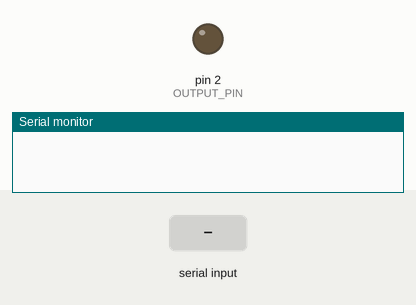
The sketch below on a simulated Arduino Uno, built with avr-gcc and run on an emulated ATmega328P. Parts: output pins drawn as LEDs (lit = HIGH), the last lines printed to the serial monitor. Inputs (shaded band) come from the test bench.

Above: at 1.2 s.
1.3 s: "90,45\n" received over Serial
At 1.4 s:
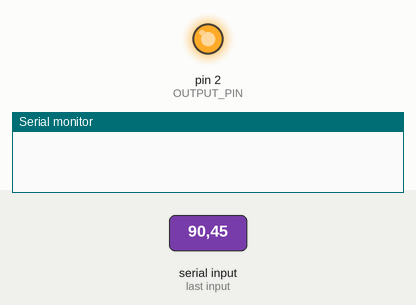
3.0 s: "200\n" received over Serial
At 3.6 s:
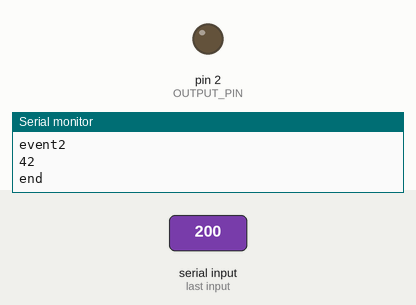
Timing chart, 0 to 6.0 s (numbered marks = the images above; inputs shaded):
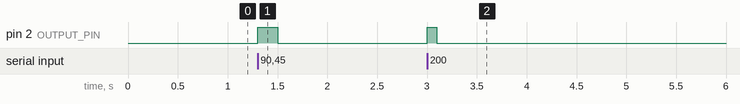

The sketch:

firmware.ino
```cpp
/*	SyncMaster device firmware

	Oxford Neural Interfacing
	Written by Conor Keogh
	conor.keogh@nds.ox.ac.uk
	16/04/2023

	Monitors serial ports
	Sends trigger pulse over output port based on incoming message
	Responses and ports set in configuration.h
*/

// Import drivers
#include "syncmaster.h"

// Instantiate device object
SyncMaster syncmaster;

// Initialise
void setup() {
	// Initialise hardware
	syncmaster.init();
}

// Run main loop
void loop() {
	// Run device
	syncmaster.run();
}
```

syncmaster.cpp
```cpp
/*	SyncMaster device driver

	Oxford Neural Interfacing
	Written by Conor Keogh
	conor.keogh@nds.ox.ac.uk
	16/04/2023
*/

#include "syncmaster.h"

/* Constructor */
SyncMaster::SyncMaster() {
	// No constructor
}

/* Initialise
   Set up serial communication and set pins */
void SyncMaster::init() {
	// Initialise serial
	Serial.begin(BAUDRATE);

	// Set target pin as output
	pinMode(OUTPUT_PIN, OUTPUT);

	// Set output to low
	digitalWrite(OUTPUT_PIN, LOW);
}

/* Run device
   Wait for input on serial port
   When received, record message then parse and respond */
void SyncMaster::run() {
	// Reset state
	newData = false;
	idx = 0;

	// Wait until message received
	while (!Serial.available()) {}

	// Read in message
	while (Serial.available() && newData == false) {
		// Read in next byte
		current_byte = Serial.read();

		// Check if end of current string
		if (current_byte != endMarker) {
			// Save current byte
			message[idx] = current_byte;
			idx++;

			// Avoid overflow
			if (idx >= 32) { idx = 31; }
		}
		else {
			// Save end of message
			message[idx] = '\0';
			newData = true;
		}
	}

	// Parse received message
	parseMessage();
}

/* Start signal
   Send signal to indicate start of trial */
void SyncMaster::start() {
	// Send signal
	sendPulse(STARTPULSE);
  Serial.println("start");
}

/* End signal
   Send signal to indicate start of trial */
void SyncMaster::end() {
	// Send signal
	sendPulse(ENDPULSE);
   Serial.println("end");
}

/* Event 1 signal
   Send signal to indicate event 1 */
void SyncMaster::event1() {
	// Send signal
	sendPulse(EVENT1PULSE);
  Serial.println("event1");
}

/* Event 2 signal
   Send signal to indicate event 2 */
void SyncMaster::event2() {
	// Send signal
	sendPulse(EVENT2PULSE);
  Serial.println("event2");
}

/* Parse input
   Interpret received message and trigger response */
void SyncMaster::parseMessage() {
	// Get input message
	int message_parsed = atoi(message);

	// Parse input and respond
	if (message_parsed == STARTMARKER) { start(); }
	else if (message_parsed == ENDMARKER) { end(); }
	else if (message_parsed == EVENT1) { event1(); }
	else if (message_parsed == EVENT2) { event2(); }
	else if (message_parsed == HOST_MESSAGE) { acknowledge(); }
}

/* Send output signal
   Sets target pin high for specified duration */
void SyncMaster::sendPulse(int pulsewidth) {
	// Set pin high
	digitalWrite(OUTPUT_PIN, HIGH);

	// Wait for specified duration
	delay(pulsewidth);

	// Set pin low
	digitalWrite(OUTPUT_PIN, LOW);
}

/* Acknowledge host message
   If host message received, respond with acknowledge signal
   Allows device to be automatically identified by host drivers */
void SyncMaster::acknowledge() {
	// Send acknowledge message over serial
	Serial.println(ACKNOWLEDGE);
}
```

syncmaster.h
```cpp
/*	SyncMaster device driver

	Oxford Neural Interfacing
	Written by Conor Keogh
	conor.keogh@nds.ox.ac.uk
	16/04/2023
*/

// Ensure library only included once
#ifndef syncmaster_h
#define syncmaster_h

/* Include base library */
#include <Arduino.h>

/* Define physical pin IDs */
#define OUTPUT_PIN 2

/* Define messages to respond to */
#define STARTMARKER 1
#define ENDMARKER 2
#define EVENT1 3
#define EVENT2 4

/* Define trigger pulse width (milliseconds) */
#define STARTPULSE 50
#define ENDPULSE 100
#define EVENT1PULSE 150
#define EVENT2PULSE 200

/* Define host acknowledge messages */
#define HOST_MESSAGE 5
#define ACKNOWLEDGE 42

/* Define COM port settings */
#define BAUDRATE 115200

// Library interface
class SyncMaster {
	// Public interface
	public:
		SyncMaster();	// Constructor
		void init();	// Initialise hardware
		void run();	// Run device

	// Private interface
	private:
		// Send triggers
		void start();
		void end();
		void event1();
		void event2();

		void parseMessage();	// Respond based on message received
		void sendPulse(int);	// Send output signal
		void acknowledge();	// Acknowledge message from host

		// Message array
		char message[32] = { 0 };

		// Set end marker
		char endMarker = '\n';

		// Track current state
		bool newData = false;
		int idx = 0;
		char current_byte = 0;
};

#endif
```

Measured:
- after the input at 1.3 s, pin 2 (OUTPUT_PIN): LOW → HIGH at once, → LOW 0.20 s later
- after the input at 3.0 s, pin 2 (OUTPUT_PIN): LOW → HIGH at once, → LOW 0.10 s later
